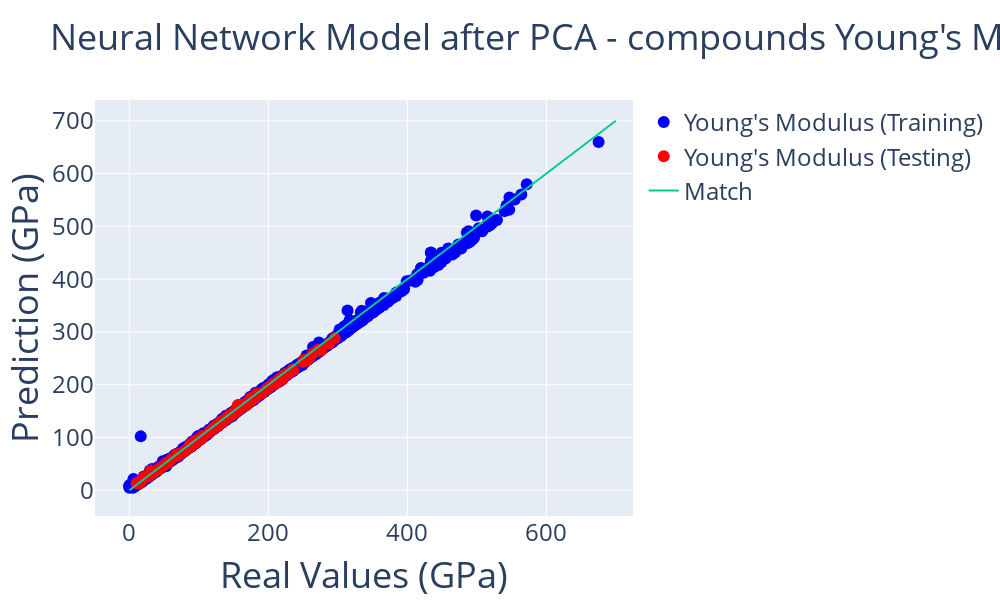

Here is the notebook cell this chart was saved with:
### Markdown cell above
### 4. Plotting

The easiest way to see if the model did a good job estimating the Young's Modulus for the Elements is through a plot comparing Real Values with their Predictions. We will use [Plotly](https://plot.ly/python/) to create a plot like that. We covered how to plot in Plotly in the first tutorial of this tool. For values in this plot, the line (x = y) indicates a perfect match and would be the desirable result for the points. As you analyze the plot, you can hover on the points to see the data we obtained in the cell above.

### Code cell
import plotly
import plotly.graph_objs as go
from plotly.offline import iplot

plotly.offline.init_notebook_mode(connected=True)

layout0= go.Layout(title=go.layout.Title(text="Neural Network Model after PCA - compounds Young's Modulus", font=dict(size=36)), hovermode= 'closest', width = 1000, height=600, showlegend=True,  # Hovermode establishes the way the labels that appear when you hover are arranged # Establishing a square plot width=height
    xaxis= dict(title=go.layout.xaxis.Title(text='Real Values (GPa)', font=dict(size=36)), zeroline= False, gridwidth= 1, tickfont=dict(size=24)), # Axis Titles. Removing the X-axis Mark. Adding a Grid
    yaxis= dict(title=go.layout.yaxis.Title(text='Prediction (GPa)', font=dict(size=36)), zeroline= False, gridwidth= 1, tickfont=dict(size=24)), # Axis Titles. Removing the Y-axis Mark. Adding a Grid
    legend=dict(font=dict(size=24))) # Adding a legend

trace0 = go.Scatter(x = all_labels, y = predictions, mode = 'markers', marker= dict(size= 12, color= 'blue'), text= elements, name = 'Young\'s Modulus (Training)')
trace1 = go.Scatter(x = test_labels, y = test_predictions, mode = 'markers', marker= dict(size= 12, color= 'red'), text = labeled_elements, name = 'Young\'s Modulus (Testing)')
trace2 = go.Scatter(x = [0,700], y = [0,700], mode = 'lines', name = "Match") # This trace is the line X = Y which would indicate that the Prediction equals the real value

data = [trace0, trace1, trace2]
fig= go.Figure(data, layout=layout0)
iplot(fig)

### Figure 1 — Plotly figure (JSON) as saved in the notebook; plotly's stock layout.template omitted (floating-point values rounded to 4 significant figures; data arrays with more than 128 entries replaced by an {"elided": "..."} marker saying what was removed)
{"data": [{"marker": {"color": "blue", "size": 12}, "mode": "markers", "name": "Young's Modulus (Training)", "text": {"elided": "2136 str values"}, "type": "scatter", "x": {"elided": "2136 float values"}, "y": {"elided": "2136 float values"}}, {"marker": {"color": "red", "size": 12}, "mode": "markers", "name": "Young's Modulus (Testing)", "text": {"elided": "136 str values"}, "type": "scatter", "x": {"elided": "136 float values"}, "y": {"elided": "136 float values"}}, {"mode": "lines", "name": "Match", "type": "scatter", "x": [0, 700], "y": [0, 700]}], "layout": {"height": 600, "hovermode": "closest", "legend": {"font": {"size": 24}}, "showlegend": true, "title": {"font": {"size": 36}, "text": "Neural Network Model after PCA - compounds Young's Modulus"}, "width": 1000, "xaxis": {"gridwidth": 1, "tickfont": {"size": 24}, "title": {"font": {"size": 36}, "text": "Real Values (GPa)"}, "zeroline": false}, "yaxis": {"gridwidth": 1, "tickfont": {"size": 24}, "title": {"font": {"size": 36}, "text": "Prediction (GPa)"}, "zeroline": false}}}
